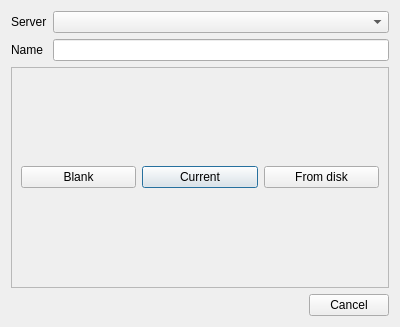
<?xml version="1.0" encoding="UTF-8"?>
<ui version="4.0">
 <class>Dialog</class>
 <widget class="QDialog" name="Dialog">
  <property name="geometry">
   <rect>
    <x>0</x>
    <y>0</y>
    <width>400</width>
    <height>327</height>
   </rect>
  </property>
  <property name="windowTitle">
   <string>Dialog</string>
  </property>
  <layout class="QGridLayout" name="gridLayout_2">
   <item row="0" column="0">
    <layout class="QGridLayout" name="gridLayout">
     <item row="1" column="0">
      <widget class="QLabel" name="name_label">
       <property name="text">
        <string>Name</string>
       </property>
      </widget>
     </item>
     <item row="0" column="0">
      <widget class="QLabel" name="server_label">
       <property name="text">
        <string>Server</string>
       </property>
      </widget>
     </item>
     <item row="1" column="1">
      <widget class="QLineEdit" name="lineEdit"/>
     </item>
     <item row="0" column="1">
      <widget class="QComboBox" name="server"/>
     </item>
     <item row="2" column="0" colspan="2">
      <widget class="QScrollArea" name="current">
       <property name="widgetResizable">
        <bool>true</bool>
       </property>
       <widget class="QWidget" name="scrollAreaWidgetContents">
        <property name="geometry">
         <rect>
          <x>0</x>
          <y>0</y>
          <width>378</width>
          <height>212</height>
         </rect>
        </property>
        <layout class="QGridLayout" name="gridLayout_3">
         <item row="0" column="1">
          <widget class="QPushButton" name="pushButton_2">
           <property name="text">
            <string>Current</string>
           </property>
          </widget>
         </item>
         <item row="0" column="0">
          <widget class="QPushButton" name="blank">
           <property name="text">
            <string>Blank</string>
           </property>
          </widget>
         </item>
         <item row="0" column="2">
          <widget class="QPushButton" name="disk">
           <property name="text">
            <string>From disk</string>
           </property>
          </widget>
         </item>
        </layout>
       </widget>
      </widget>
     </item>
    </layout>
   </item>
   <item row="1" column="0">
    <widget class="QDialogButtonBox" name="buttonBox">
     <property name="orientation">
      <enum>Qt::Horizontal</enum>
     </property>
     <property name="standardButtons">
      <set>QDialogButtonBox::Cancel</set>
     </property>
    </widget>
   </item>
  </layout>
 </widget>
 <resources/>
 <connections>
  <connection>
   <sender>buttonBox</sender>
   <signal>accepted()</signal>
   <receiver>Dialog</receiver>
   <slot>accept()</slot>
   <hints>
    <hint type="sourcelabel">
     <x>248</x>
     <y>254</y>
    </hint>
    <hint type="destinationlabel">
     <x>157</x>
     <y>274</y>
    </hint>
   </hints>
  </connection>
  <connection>
   <sender>buttonBox</sender>
   <signal>rejected()</signal>
   <receiver>Dialog</receiver>
   <slot>reject()</slot>
   <hints>
    <hint type="sourcelabel">
     <x>316</x>
     <y>260</y>
    </hint>
    <hint type="destinationlabel">
     <x>286</x>
     <y>274</y>
    </hint>
   </hints>
  </connection>
 </connections>
</ui>
